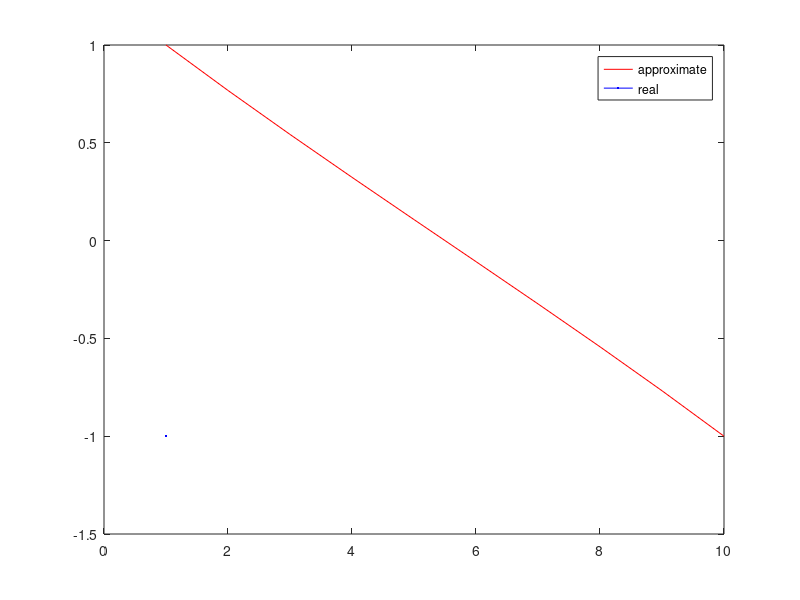

Write MATLAB code to recreate this figure.
close all; clear all; clc;
T = 1;
n = 10;
h = T/n;

y1 = 1;
yn = -1;

A = zeros(n,n);
b = zeros(n,1);
b(1) = y1;
b(n) = yn;


%boundary
A(1,1)=1;
A(n,n)=1;



for i= 2:n-1
    A(i,i-1:i+1)=[1 -(2+h^2) 1]; %This starts in line i and puts the values in the vector in the colums specified (i-1, i and i+1)
end

y_real = -0.5820*exp(1) + 1.5820*exp(-1);
y = A\b;

plot(y,'r')
hold on 
plot(y_real,'b')
legend('approximate', 'real')
